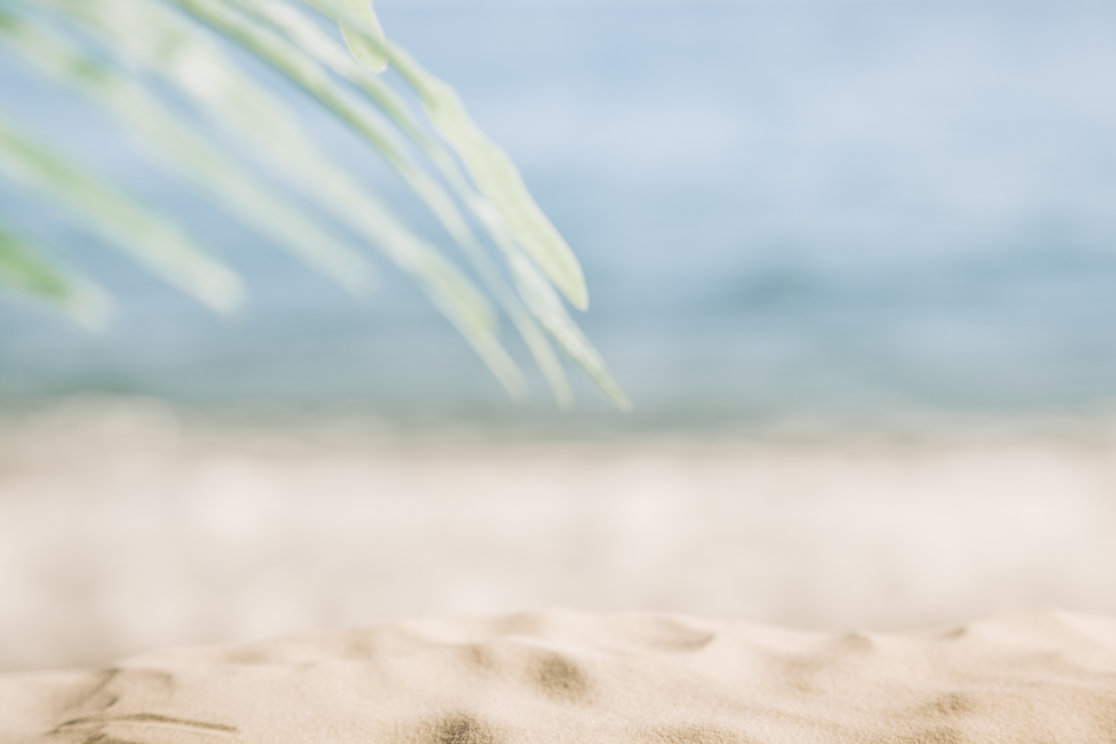
#> input picture blurry-beach-background.jpg, 4462 x 2975 px, found by its file name (shown at 1/4 size)
$ python python_test.py
#> lines starting #> are read from the running program, lines starting #| are printed output that depends on the picture
### python_tkinterMini/tkinterMini.py
import tkinter as tk
from tkinter import messagebox

class SimpleGUI:

    # create a window with a specified title and size
    def __init__(self, title="Simple GUI", width=300, height=200):
        self.root = tk.Tk()
        self.root.title(title)
        self.root.geometry(f"{width}x{height}")

    # labels to the window
    def add_label(self, text, row, column):
        label = tk.Label(self.root, text=text)
        label.grid(row=row, column=column)
        return label

    # buttons to the window and handle button clicks
    def add_button(self, text, command, row, column):
        button = tk.Button(self.root, text=text, command=command)
        button.grid(row=row, column=column)

    # text entry fields
    # [11 lines left out: functions add_entry, add_check_button, not called in this run]

    # display message boxes
    def show_message(self, title, message):
        messagebox.showinfo(title, message)

    def run(self):
        self.root.mainloop()

### python_test.py
import subprocess
from python_tkinterMini.tkinterMini import SimpleGUI
import tkinter as tk
import tkinter.font as tkFont
from PIL import Image, ImageTk
n = 0

# create the app instance
app = SimpleGUI(title="Tkinter Example", width=1000, height=500)
custom_font = tkFont.Font(family="Comic Sans", size=20, weight="bold", slant="italic")

# Set background color
# Load and display the image
image_path = '/Users/ajalagao/Desktop/Libcomp/Libcomp_sum_2024/blurry-beach-background.jpg'  # Replace with the path to your image
image = Image.open(image_path)
#> image is the input picture: PIL image 4462x2975 RGB; mean R, G, B 202.1, 206.8, 205
photo = ImageTk.PhotoImage(image)

window_width, window_height = 1000, 500
image = image.resize((window_width, window_height))
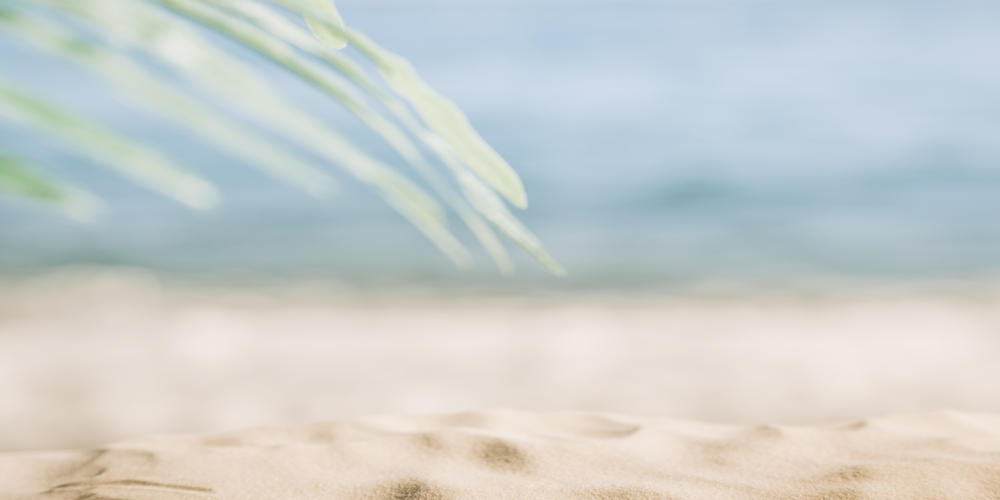
#> image: PIL image 1000x500 RGB; mean R, G, B 202.1, 206.8, 205
photo = ImageTk.PhotoImage(image)

image_label = tk.Label(app.root, image=photo)
image_label.image = photo  # Keep a reference to avoid garbage collection
image_label.place(relx=0.5, rely=0.5, anchor='center')
app.root.configure(bg='lightblue')

label1 = app.add_label("I am a Funny Guy", row=0, column=0)
label1.config(fg='red', bg='lightblue', font=custom_font)


label = app.add_label("", row=0, column=10)
label.place(relx=0.5, rely=0.5, anchor='center')
label.config(fg='black', bg='white', font=custom_font)

def on_button_click():
    global n
    result = subprocess.run(['./jokeWriter'], text=True, capture_output=True)

    label.config(text=result.stdout)

app.add_button("Jokes", command=on_button_click, row=1, column=0)


app.run()
